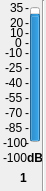
    <widget class="QWidget" name="widget_35" native="true">
     <property name="geometry">
      <rect>
       <x>0</x>
       <y>40</y>
       <width>46</width>
       <height>191</height>
      </rect>
     </property>
     <widget class="QProgressBar" name="progressBar_77">
      <property name="geometry">
       <rect>
        <x>30</x>
        <y>7</y>
        <width>10</width>
        <height>135</height>
       </rect>
      </property>
      <property name="contextMenuPolicy">
       <enum>Qt::DefaultContextMenu</enum>
      </property>
      <property name="toolTip">
       <string>Local Input 1 Meter</string>
      </property>
      <property name="statusTip">
       <string/>
      </property>
      <property name="whatsThis">
       <string/>
      </property>
      <property name="autoFillBackground">
       <bool>false</bool>
      </property>
      <property name="minimum">
       <number>-100</number>
      </property>
      <property name="maximum">
       <number>35</number>
      </property>
      <property name="value">
       <number>24</number>
      </property>
      <property name="textVisible">
       <bool>true</bool>
      </property>
      <property name="orientation">
       <enum>Qt::Vertical</enum>
      </property>
      <property name="invertedAppearance">
       <bool>false</bool>
      </property>
      <property name="format">
       <string>%p%</string>
      </property>
     </widget>
     <widget class="QLabel" name="m0_77">
      <property name="geometry">
       <rect>
        <x>25</x>
        <y>0</y>
        <width>16</width>
        <height>16</height>
       </rect>
      </property>
      <property name="text">
       <string>-</string>
      </property>
     </widget>
     <widget class="QLabel" name="t35_77">
      <property name="geometry">
       <rect>
        <x>10</x>
        <y>0</y>
        <width>16</width>
        <height>16</height>
       </rect>
      </property>
      <property name="text">
       <string>35</string>
      </property>
     </widget>
     <widget class="QLabel" name="tn100_77">
      <property name="geometry">
       <rect>
        <x>3</x>
        <y>135</y>
        <width>31</width>
        <height>16</height>
       </rect>
      </property>
      <property name="text">
       <string>-100</string>
      </property>
     </widget>
     <widget class="QLabel" name="m15_77">
      <property name="geometry">
       <rect>
        <x>25</x>
        <y>15</y>
        <width>16</width>
        <height>16</height>
       </rect>
      </property>
      <property name="text">
       <string>-</string>
      </property>
     </widget>
     <widget class="QLabel" name="m25_77">
      <property name="geometry">
       <rect>
        <x>25</x>
        <y>25</y>
        <width>16</width>
        <height>16</height>
       </rect>
      </property>
      <property name="text">
       <string>-</string>
      </property>
     </widget>
     <widget class="QLabel" name="m90_77">
      <property name="geometry">
       <rect>
        <x>25</x>
        <y>90</y>
        <width>16</width>
        <height>16</height>
       </rect>
      </property>
      <property name="text">
       <string>-</string>
      </property>
     </widget>
     <widget class="QLabel" name="m105_77">
      <property name="geometry">
       <rect>
        <x>25</x>
        <y>105</y>
        <width>16</width>
        <height>16</height>
       </rect>
      </property>
      <property name="text">
       <string>-</string>
      </property>
     </widget>
     <widget class="QLabel" name="m120_77">
      <property name="geometry">
       <rect>
        <x>25</x>
        <y>120</y>
        <width>16</width>
        <height>16</height>
       </rect>
      </property>
      <property name="text">
       <string>-</string>
      </property>
     </widget>
     <widget class="QLabel" name="m135_77">
      <property name="geometry">
       <rect>
        <x>25</x>
        <y>135</y>
        <width>16</width>
        <height>16</height>
       </rect>
      </property>
      <property name="text">
       <string>-</string>
      </property>
     </widget>
     <widget class="QLabel" name="m45_77">
      <property name="geometry">
       <rect>
        <x>25</x>
        <y>45</y>
        <width>16</width>
        <height>16</height>
       </rect>
      </property>
      <property name="text">
       <string>-</string>
      </property>
     </widget>
     <widget class="QLabel" name="m60_77">
      <property name="geometry">
       <rect>
        <x>25</x>
        <y>60</y>
        <width>16</width>
        <height>16</height>
       </rect>
      </property>
      <property name="text">
       <string>-</string>
      </property>
     </widget>
     <widget class="QLabel" name="m75_77">
      <property name="geometry">
       <rect>
        <x>25</x>
        <y>75</y>
        <width>16</width>
        <height>16</height>
       </rect>
      </property>
      <property name="text">
       <string>-</string>
      </property>
     </widget>
     <widget class="QLabel" name="t20_77">
      <property name="geometry">
       <rect>
        <x>10</x>
        <y>15</y>
        <width>16</width>
        <height>16</height>
       </rect>
      </property>
      <property name="text">
       <string>20</string>
      </property>
     </widget>
     <widget class="QLabel" name="t5_77">
      <property name="geometry">
       <rect>
        <x>10</x>
        <y>25</y>
        <width>16</width>
        <height>16</height>
       </rect>
      </property>
      <property name="text">
       <string>10</string>
      </property>
     </widget>
     <widget class="QLabel" name="tn10_77">
      <property name="geometry">
       <rect>
        <x>5</x>
        <y>45</y>
        <width>21</width>
        <height>16</height>
       </rect>
      </property>
      <property name="text">
       <string>-10</string>
      </property>
     </widget>
     <widget class="QLabel" name="tn25_77">
      <property name="geometry">
       <rect>
        <x>5</x>
        <y>60</y>
        <width>21</width>
        <height>16</height>
       </rect>
      </property>
      <property name="text">
       <string>-25</string>
      </property>
     </widget>
     <widget class="QLabel" name="tn40_77">
      <property name="geometry">
       <rect>
        <x>5</x>
        <y>75</y>
        <width>21</width>
        <height>16</height>
       </rect>
      </property>
      <property name="text">
       <string>-40</string>
      </property>
     </widget>
     <widget class="QLabel" name="tn55_77">
      <property name="geometry">
       <rect>
        <x>5</x>
        <y>90</y>
        <width>21</width>
        <height>16</height>
       </rect>
      </property>
      <property name="text">
       <string>-55</string>
      </property>
     </widget>
     <widget class="QLabel" name="tn70_77">
      <property name="geometry">
       <rect>
        <x>5</x>
        <y>105</y>
        <width>21</width>
        <height>16</height>
       </rect>
      </property>
      <property name="text">
       <string>-70</string>
      </property>
     </widget>
     <widget class="QLabel" name="tn85_77">
      <property name="geometry">
       <rect>
        <x>5</x>
        <y>120</y>
        <width>21</width>
        <height>16</height>
       </rect>
      </property>
      <property name="text">
       <string>-85</string>
      </property>
     </widget>
     <widget class="QLabel" name="m35_77">
      <property name="geometry">
       <rect>
        <x>25</x>
        <y>35</y>
        <width>16</width>
        <height>16</height>
       </rect>
      </property>
      <property name="text">
       <string>-</string>
      </property>
     </widget>
     <widget class="QLabel" name="t0_77">
      <property name="geometry">
       <rect>
        <x>15</x>
        <y>35</y>
        <width>16</width>
        <height>16</height>
       </rect>
      </property>
      <property name="text">
       <string>0</string>
      </property>
     </widget>
     <widget class="QLabel" name="value_77">
      <property name="geometry">
       <rect>
        <x>3</x>
        <y>150</y>
        <width>31</width>
        <height>16</height>
       </rect>
      </property>
      <property name="autoFillBackground">
       <bool>false</bool>
      </property>
      <property name="frameShadow">
       <enum>QFrame::Plain</enum>
      </property>
      <property name="text">
       <string>-100</string>
      </property>
     </widget>
     <widget class="QLabel" name="dB_77">
      <property name="geometry">
       <rect>
        <x>27</x>
        <y>150</y>
        <width>16</width>
        <height>16</height>
       </rect>
      </property>
      <property name="font">
       <font>
        <weight>75</weight>
        <bold>true</bold>
       </font>
      </property>
      <property name="text">
       <string>dB</string>
      </property>
     </widget>
     <widget class="QLabel" name="number_77">
      <property name="geometry">
       <rect>
        <x>20</x>
        <y>170</y>
        <width>16</width>
        <height>16</height>
       </rect>
      </property>
      <property name="font">
       <font>
        <weight>75</weight>
        <bold>true</bold>
       </font>
      </property>
      <property name="text">
       <string>1</string>
      </property>
     </widget>
     <widget class="Line" name="line_77">
      <property name="geometry">
       <rect>
        <x>35</x>
        <y>0</y>
        <width>16</width>
        <height>191</height>
       </rect>
      </property>
      <property name="orientation">
       <enum>Qt::Vertical</enum>
      </property>
     </widget>
    </widget>
